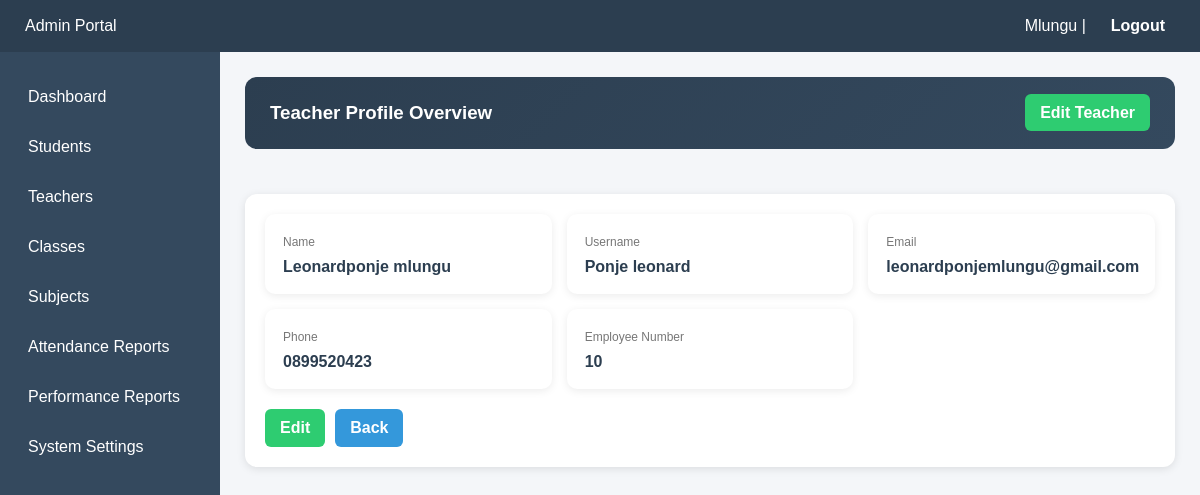
The app's page /admin/teachers/view_teacher.php?id=11 (signed in) with its own data.
### tables this page shows
CREATE TABLE IF NOT EXISTS `teachers` (
  `teacher_id` int NOT NULL AUTO_INCREMENT,
  `user_id` int NOT NULL,
  `employee_number` varchar(50) DEFAULT NULL,
  PRIMARY KEY (`teacher_id`),
  KEY `user_id` (`user_id`)
);

CREATE TABLE IF NOT EXISTS `users` (
  `user_id` int NOT NULL AUTO_INCREMENT,
  `name` varchar(100) NOT NULL,
  `username` varchar(50) NOT NULL,
  `password` varchar(255) NOT NULL,
  `role` enum('admin','teacher','student') NOT NULL,
  `email` varchar(100) DEFAULT NULL,
  `phone` varchar(20) DEFAULT NULL,
  `created_at` timestamp NULL DEFAULT CURRENT_TIMESTAMP,
  `profile_image` varchar(255) DEFAULT 'default.png',
  `last_login` datetime DEFAULT NULL,
  PRIMARY KEY (`user_id`),
  UNIQUE KEY `username` (`username`)
);

### admin/teachers/view_teacher.php (the view, shortened to what this page needs)
<?php
include("../../config/database.php");
$id = $_GET['id'];
$query = mysqli_query($conn,"
SELECT t.teacher_id,t.employee_number,
u.name,u.username,u.email,u.phone
FROM teachers t
JOIN users u ON t.user_id=u.user_id
WHERE t.teacher_id='$id'
");
$teacher = mysqli_fetch_assoc($query);
?>
<!DOCTYPE html>
<html>
<head>
<link rel="stylesheet" href="../../assets/css/admin.css">
</head>
<body>
<div class="header">
    <div class="header-left">Admin Portal</div>
    <div class="header-right">
        <?php echo $_SESSION['name']; ?> |
        <a href="../../includes/logout.php">Logout</a>
    </div>
</div>
<div class="dashboard">
<div class="sidebar">
    <a href="../dashboard.php" class="active">Dashboard</a>
    <a href="../students/manage_students.php">Students</a>
    <a href="../teachers/manage_teachers.php">Teachers</a>
    <a href="../classes/manage_classes.php">Classes</a>
    <a href="../subjects/manage_subjects.php">Subjects</a>
    <a href="../reports/attendance_report.php">Attendance Reports</a>
    <a href="../reports/performance_report.php">Performance Reports</a>
    <a href="../settings/system_settings.php">System Settings</a>
</div>
<div class="content">
<div class="profile-header">
    <div>
        <h3 style="margin:0;">Teacher Profile Overview</h3>
    </div>
    <div>
        <a href="edit_teacher.php?id=<?php echo $teacher['teacher_id']; ?>" class="btn btn-edit">
            Edit Teacher
        </a>
    </div>
</div>
<div class="card">
<div class="detail-grid">
<div class="detail-box">
<label>Name</label>
<p><?php echo $teacher['name']; ?></p>
</div>
<div class="detail-box">
<label>Username</label>
<p><?php echo $teacher['username']; ?></p>
</div>
<div class="detail-box">
<label>Email</label>
<p><?php echo $teacher['email'] ?? 'N/A'; ?></p>
</div>
<div class="detail-box">
<label>Phone</label>
<p><?php echo $teacher['phone'] ?? 'N/A'; ?></p>
</div>
<div class="detail-box">
<label>Employee Number</label>
<p><?php echo $teacher['employee_number']; ?></p>
</div>
</div>
<div class="action-bar">
<a href="edit_teacher.php?id=<?php echo $teacher['teacher_id']; ?>" class="btn btn-edit">Edit</a>
<a href="manage_teachers.php" class="btn">Back</a>
</div>
</div>
</div>
</div>
</body>
</html>

### assets/css/admin.css (style rules this page uses)
body { font-family: Arial, Helvetica, sans-serif; background: #f4f6f9; margin: 0; }
.header { display: flex; justify-content: space-between; align-items: center; background: #2c3e50; color: white; padding: 12px 25px; }
.header-right { display: flex; align-items: center; gap: 15px; }
.header a { color: white; text-decoration: none; font-weight: bold; padding: 5px 10px; border-radius: 5px; transition: 0.3s; }
.dashboard { display: flex; min-height: calc(100vh - 60px); }
.sidebar { width:220px; background:#34495e; padding:20px 0; display:flex; flex-direction:column; }
.sidebar a { display:flex; align-items:center; padding:12px 18px; margin:4px 10px; color:white; text-decoration:none; border-radius:8px; transition:0.3s; }
.content { flex: 1; padding: 25px; display: flex; flex-direction: column; gap: 25px; }
.card { background: white; padding: 20px; border-radius: 12px; box-shadow: 0 2px 8px rgba(0,0,0,0.1); }
.btn { background: #3498db; color: white; padding: 10px 15px; border-radius: 6px; text-decoration: none; font-weight: bold; transition: 0.3s; }
.btn-edit { background: #2ecc71; color: white; }

### admin/teachers/view_teacher.php (style rules this page uses)
.profile-header { background: linear-gradient(135deg, #2c3e50, #34495e); color: white; padding: 25px; border-radius: 12px; display: flex; justify-content: space-between; align-items: center; margin-bottom: 20px; }
.detail-grid { display: grid; grid-template-columns: repeat(auto-fit, minmax(220px, 1fr)); gap: 15px; }
.detail-box { background: #fff; padding: 18px; border-radius: 10px; box-shadow: 0 2px 8px rgba(0,0,0,0.08); }
.detail-box label { font-size: 12px; color: #777; }
.detail-box p { margin: 8px 0 0; font-weight: bold; color: #2c3e50; }
.action-bar { margin-top: 20px; display: flex; gap: 10px; }

### records on screen
teachers: user.name "Leonardponje mlungu", user.username "Ponje leonard", user.email "leonardponjemlungu@gmail.com", user.phone "0899520423", employee_number "10"

### other values on screen
$_SESSION['name'] "Mlungu"
